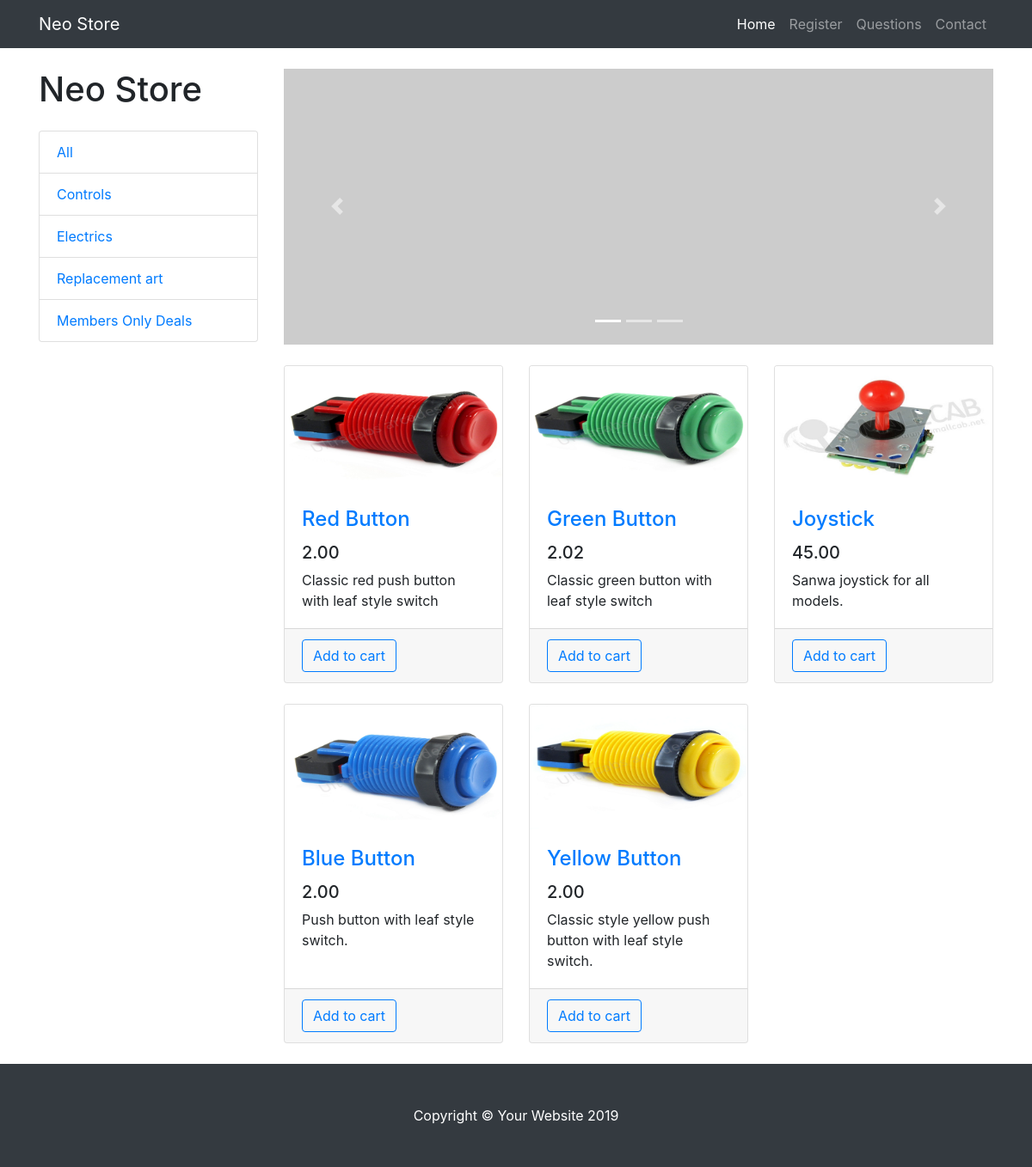
The app's page /controls/ with its own data.
### part/models.py (models this page shows, shortened)
class Part(models.Model):
    name = models.CharField(max_length=30, default='')
    description = models.TextField()
    price = models.DecimalField(max_digits=4, decimal_places=2)
    image = models.ImageField(upload_to="images")
    category = models.CharField(max_length=10, default='')

### part/views.py (the view)
# urls.py: path('controls/', views.controls, name='controls'),
def controls(request):
    parts = Part.objects.filter(category='controls')
    return render(request, 'listparts.html', {'parts': parts})

### part/templates/listparts.html (shortened to what this page needs)
{% extends 'base.html' %}
{% block content %}
{% block midcontent %}
{% for part in parts %}
<div class="col-lg-4 col-md-6 mb-4">
    <div class="card h-100">
        <a href="#"><img class="card-img-top" src="{{ part.image.url }}" alt="{{ part.name }} _image"></a>
        <div class="card-body">
            <h4 class="card-title">
                <a href="{% url 'dedicated' %}?id={{ part.id }}">{{ part.name }}</a>
            </h4>
            <h5>{{ part.price }}</h5>
            <p class="card-text">{{ part.description }}</p>
        </div>
        <div class="card-footer">
            <button type="button" class="btn btn-outline-primary">Add to cart</button>
        </div>
    </div>
</div>
{% endfor %}
{% endblock %}
{% endblock %}

### static/css/shop-homepage.css (style rules this page uses)
body { padding-top: 56px; }

### records on screen
Part: image (picture), name "Red Button", price "2.00", description "Classic red push button with leaf style switch"
Part: image (picture), name "Green Button", price "2.02", description "Classic green button with leaf style switch"
Part: image (picture), name "Joystick", price "45.00", description "Sanwa joystick for all models."
Part: image (picture), name "Blue Button", price "2.00", description "Push button with leaf style switch."
Part: image (picture), name "Yellow Button", price "2.00", description "Classic style yellow push button with leaf style switch."
